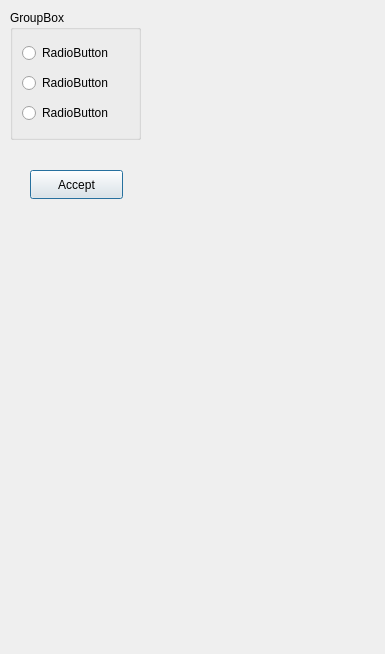
<?xml version="1.0" encoding="UTF-8"?>
<ui version="4.0">
 <class>NotBusy</class>
 <widget class="QDialog" name="NotBusy">
  <property name="geometry">
   <rect>
    <x>0</x>
    <y>0</y>
    <width>385</width>
    <height>654</height>
   </rect>
  </property>
  <property name="windowTitle">
   <string>Not professionally busy</string>
  </property>
  <widget class="QPushButton" name="pushButton">
   <property name="geometry">
    <rect>
     <x>30</x>
     <y>170</y>
     <width>93</width>
     <height>29</height>
    </rect>
   </property>
   <property name="text">
    <string>Accept</string>
   </property>
  </widget>
  <widget class="QGroupBox" name="groupBox">
   <property name="geometry">
    <rect>
     <x>10</x>
     <y>10</y>
     <width>131</width>
     <height>130</height>
    </rect>
   </property>
   <property name="title">
    <string>GroupBox</string>
   </property>
   <layout class="QGridLayout" name="gridLayout">
    <item row="0" column="0">
     <widget class="QRadioButton" name="radioButton">
      <property name="text">
       <string>RadioButton</string>
      </property>
     </widget>
    </item>
    <item row="1" column="0">
     <widget class="QRadioButton" name="radioButton_2">
      <property name="text">
       <string>RadioButton</string>
      </property>
     </widget>
    </item>
    <item row="2" column="0">
     <widget class="QRadioButton" name="radioButton_3">
      <property name="text">
       <string>RadioButton</string>
      </property>
     </widget>
    </item>
   </layout>
  </widget>
 </widget>
 <resources/>
 <connections/>
</ui>
